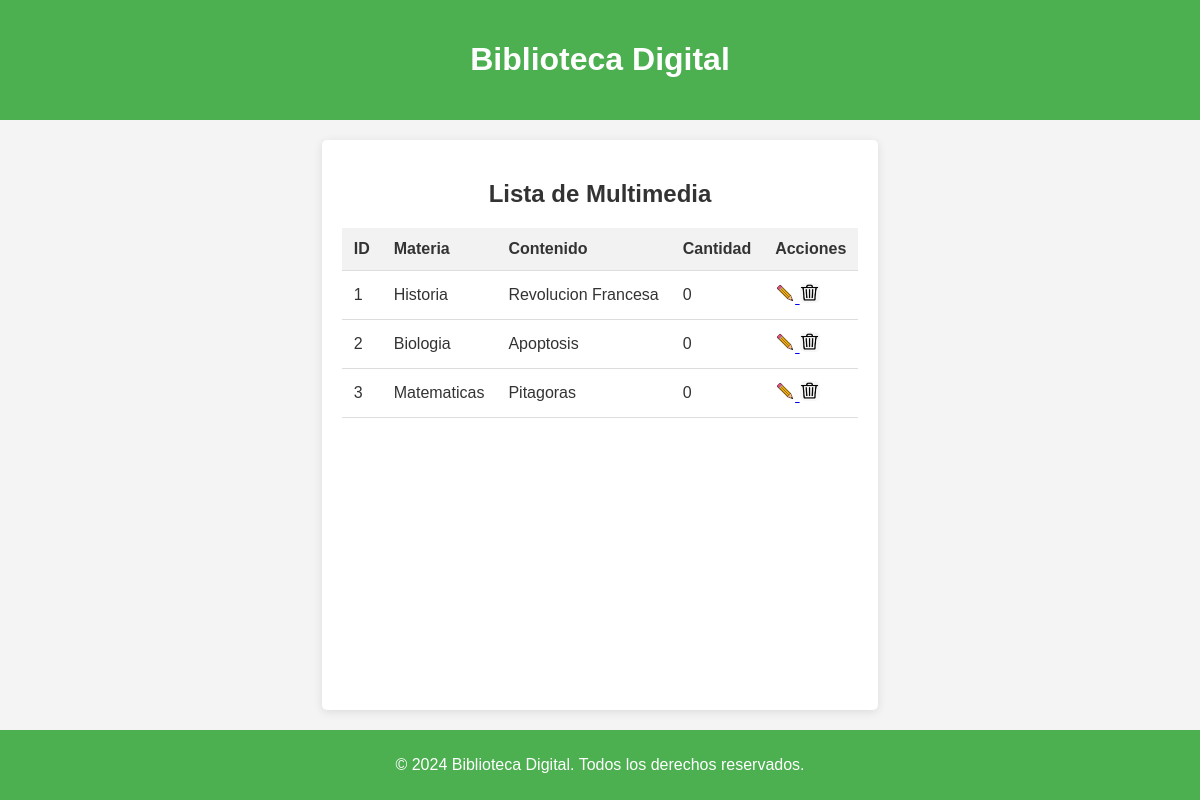
/libros/multimedia/, run on the app's committed database.
### libros/models.py (models this page shows, shortened)
class Inventario(models.Model):
    id_inventario = models.AutoField(primary_key=True)
    estado = models.CharField(max_length=255, null=True, default="Disponible")
    motivo_baja = models.CharField(max_length=255, null=True)
    descripcion = models.TextField(null=True)
    num_ejemplar = models.IntegerField(null=True)
    imagen_rota = models.ImageField(
        upload_to='imagenes_rota/', null=True, blank=True)  # Nuevo campo

class Multimedia(Inventario):
    id_multi = models.AutoField(primary_key=True)  # Cambia IntegerField a AutoField
    materia = models.CharField(max_length=255)
    contenido = models.CharField(max_length=255)

class Inventario(models.Model):
    id_inventario = models.AutoField(primary_key=True)
    estado = models.CharField(max_length=255, null=True, default="Disponible")
    motivo_baja = models.CharField(max_length=255, null=True)
    descripcion = models.TextField(null=True)
    num_ejemplar = models.IntegerField(null=True)
    imagen_rota = models.ImageField(
        upload_to='imagenes_rota/', null=True, blank=True)  # Nuevo campo

### libros/views.py (the view)
# urls.py: path('multimedia/', views.multimedia_view, name='multimedia'),
def multimedia_view(request):
    multimedia = Multimedia.objects.filter(estado='Disponible')
    return render(request, 'libros/multimedia.html', {'multimedia': multimedia})

### libros/templates/libros/multimedia.html (shortened to what this page needs)
<!DOCTYPE html>
<html lang="es">
<head>
    {% load static %}
    <link rel="stylesheet" href="{% static 'libros/css/styles.css' %}">
</head>
<body>
    <header>
        <h1>Biblioteca Digital</h1>
    </header>
    <main>
        <h2>Lista de Multimedia</h2>
        <table>
            <thead>
                <tr>
                    <th>ID</th>
                    <th>Materia</th>
                    <th>Contenido</th>
                    <th>Cantidad</th>
                    <th>Acciones</th>
                </tr>
            </thead>
            <tbody>
                {% for multi in multimedia %}
                <tr>
                    <td>{{ multi.id_multi }}</td>
                    <td>{{ multi.materia }}</td>
                    <td>{{ multi.contenido }}</td>
                    <td>{{ multi.num_ejemplar }}</td>
                    <td>
                        <a href="{% url 'editar_multimedia' multi.id_multi %}">
                            <img src="{% static 'libros/img/lapiz.png' %}" alt="Editar"
                                style="cursor: pointer; width: 20px; height: 20px;">
                        </a>
                        <img src="{% static 'libros/img/trash.png' %}" alt="Eliminar"
                            onclick="abrirModal({{ multi.id_multi }})"
                            style="cursor: pointer; width: 20px; height: 20px;">
                    </td>
                </tr>
                {% empty %}
                <tr>
                    <td colspan="6">No hay material multimedia disponible.</td>
                </tr>
                {% endfor %}
            </tbody>
        </table>
    </main>
    <footer>
        <p>&copy; 2024 Biblioteca Digital. Todos los derechos reservados.</p>
    </footer>
</body>
</html>

### libros/static/libros/css/styles.css (style rules this page uses)
html, body { height: 100%; }
body { display: flex; flex-direction: column; font-family: Arial, sans-serif; background-color: #f4f4f4; color: #333; margin: 0; padding: 0; }
header { background-color: #4CAF50; color: white; text-align: center; padding: 20px 0; }
main { flex: 1; max-width: 1200px; margin: 20px auto; padding: 20px; background-color: white; border-radius: 5px; box-shadow: 0 2px 10px rgba(0, 0, 0, 0.1); }
h2 { text-align: center; margin-bottom: 20px; }
table { width: 100%; border-collapse: collapse; }
th, td { padding: 12px; text-align: left; border-bottom: 1px solid #ddd; }
th { background-color: #f2f2f2; }
img { border-radius: 5px; width: 150px; height: auto; }
footer { text-align: center; padding: 10px 0; background-color: #4CAF50; color: white; width: 100%; }

### data on the page
Multimedia: id_multi "1", materia "Historia", contenido "Revolucion Francesa", num_ejemplar "0"
Multimedia: id_multi "2", materia "Biologia", contenido "Apoptosis", num_ejemplar "0"
Multimedia: id_multi "3", materia "Matematicas", contenido "Pitagoras", num_ejemplar "0"
